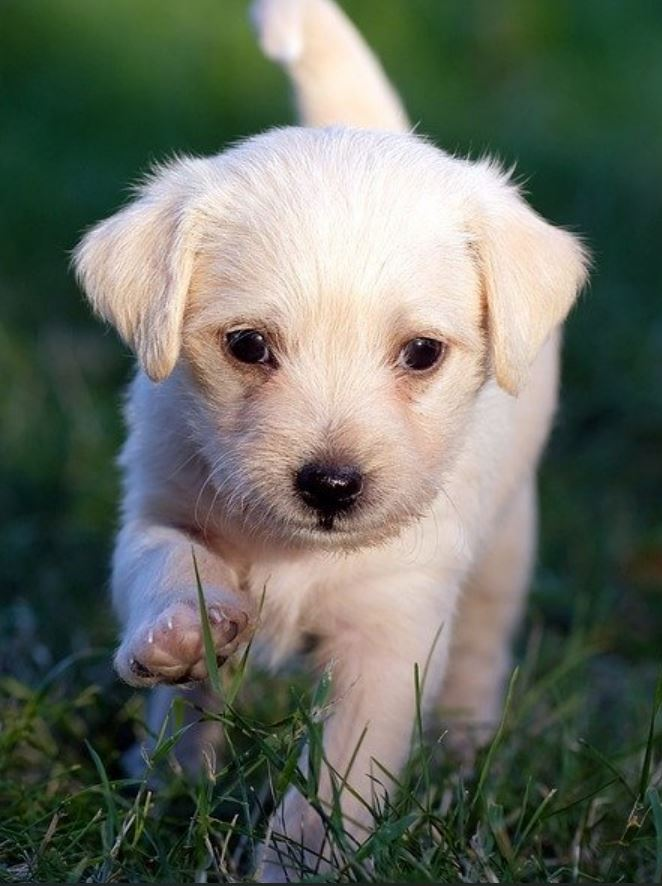
#> input picture learn/Markov/1.JPG, 662 x 886 px, found by its file name
$ python MRF-seg-img.py
#> lines starting #> are read from the running program, lines starting #| are printed output that depends on the picture; after the words box and inside, x2 and y2 are one past the last pixel; in counts of white or black regions, pixels touching at a corner belong together
import cv2
import numpy as np

img = cv2.imread('1.jpg') # 加载图像(H,W,C)
#> img is the input picture: shape (886, 662, 3); mean B, G, R 96.8, 108.2, 102.1

gray = cv2.cvtColor(img, cv2.COLOR_BGR2GRAY)  # 将图片二值化，彩色图片该方法无法做分割
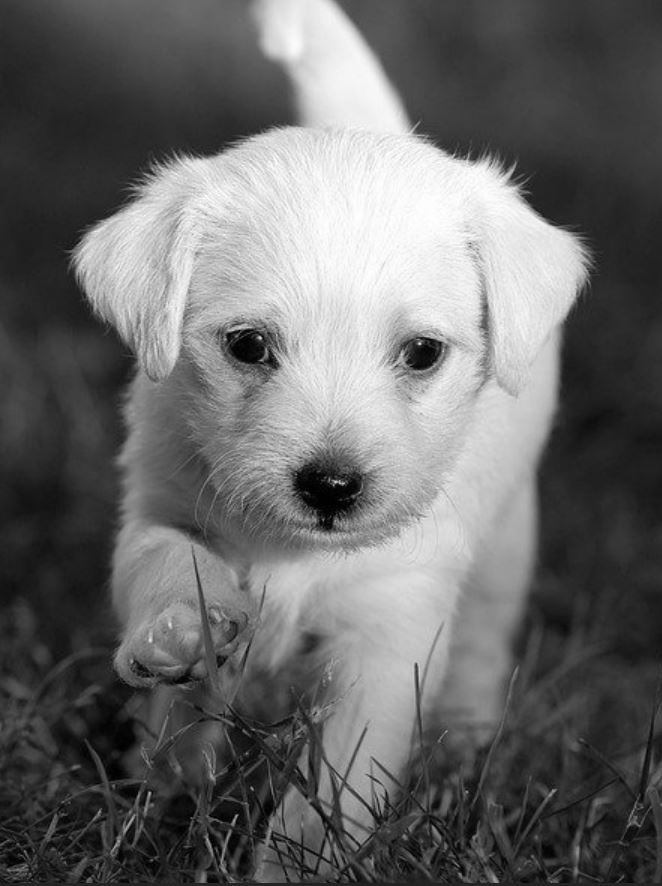
#> gray: shape (886, 662); min 0, max 255, mean 105.1
img = gray

img_double = np.array(img, dtype=np.float64)
cluster_num = 2

max_iter = 20

#为图像各个像素打上随机标签（1/2）
label = np.random.randint(1, cluster_num + 1, size=img_double.shape)

iter = 0

#八个方向向量表示
f_u = np.array([0, 1, 0, 0, 0, 0, 0, 0, 0]).reshape(3, 3)
f_d = np.array([0, 0, 0, 0, 0, 0, 0, 1, 0]).reshape(3, 3)
f_l = np.array([0, 0, 0, 1, 0, 0, 0, 0, 0]).reshape(3, 3)
f_r = np.array([0, 0, 0, 0, 0, 1, 0, 0, 0]).reshape(3, 3)
f_ul = np.array([1, 0, 0, 0, 0, 0, 0, 0, 0]).reshape(3, 3)
f_ur = np.array([0, 0, 1, 0, 0, 0, 0, 0, 0]).reshape(3, 3)
f_dl = np.array([0, 0, 0, 0, 0, 0, 1, 0, 0]).reshape(3, 3)
f_dr = np.array([0, 0, 0, 0, 0, 0, 0, 0, 1]).reshape(3, 3)

while iter < max_iter:
    iter = iter + 1
    print(iter)
    #用卷积操作，分别获取八个方向的像素标签，卷积核3*3
    label_u = cv2.filter2D(np.array(label, dtype=np.uint8), -1, f_u)
    label_d = cv2.filter2D(np.array(label, dtype=np.uint8), -1, f_d)
    label_l = cv2.filter2D(np.array(label, dtype=np.uint8), -1, f_l)
    label_r = cv2.filter2D(np.array(label, dtype=np.uint8), -1, f_r)
    label_ul = cv2.filter2D(np.array(label, dtype=np.uint8), -1, f_ul)
    label_ur = cv2.filter2D(np.array(label, dtype=np.uint8), -1, f_ur)
    label_dl = cv2.filter2D(np.array(label, dtype=np.uint8), -1, f_dl)
    label_dr = cv2.filter2D(np.array(label, dtype=np.uint8), -1, f_dr)
    m, n = label.shape
    p_c = np.zeros((cluster_num, m, n))

    #计算像素点8领域标签相对于每一类的相同个数
    for i in range(cluster_num):
        label_i = (i + 1) * np.ones((m, n))
        u_T = 1 * np.logical_not(label_i - label_u)
        d_T = 1 * np.logical_not(label_i - label_d)
        l_T = 1 * np.logical_not(label_i - label_l)
        r_T = 1 * np.logical_not(label_i - label_r)
        ul_T = 1 * np.logical_not(label_i - label_ul)
        ur_T = 1 * np.logical_not(label_i - label_ur)
        dl_T = 1 * np.logical_not(label_i - label_dl)
        dr_T = 1 * np.logical_not(label_i - label_dr)
        temp = u_T + d_T + l_T + r_T + ul_T + ur_T + dl_T + dr_T
        #综合八个方向的label，像素是第i类的概率
        p_c[i, :] = (1.0 / 8) * temp

    p_c[p_c == 0] = 0.001

    #计算似然函数
    mu = np.zeros((1, cluster_num))
    sigma = np.zeros((1, cluster_num))
    for i in range(cluster_num):
        index = np.where(label == (i + 1))
        data_c = img[index]
        mu[0, i] = np.mean(data_c)
        sigma[0, i] = np.var(data_c)

    p_sc = np.zeros((cluster_num, m, n))
    one_a = np.ones((m, n))

    for j in range(cluster_num):
        MU = mu[0, j] * one_a
        # 高斯分布概率密度
        p_sc[j, :] = (1.0 / np.sqrt(2 * np.pi * sigma[0, j])) * np.exp(-1. * ((img - MU) ** 2) / (2 * sigma[0, j]))

    X_out = np.log(p_c) + np.log(p_sc)
    label_c = X_out.reshape(cluster_num, m * n)
    label_c_t = label_c.T
    label_m = np.argmax(label_c_t, axis=1)
    label_m = label_m + np.ones(label_m.shape)  # 由于上一步返回的是index下标，与label其实就差1，因此加上一个ones矩阵即可
    label = label_m.reshape(m, n)
#> after the loop, iter = 20

label = label - np.ones(label.shape)  # 为了出现0
lable_w = 255 * label  # 此处做法只能显示两类，一类用0表示另一类用255表示

cv2.imwrite('label.jpg', lable_w)
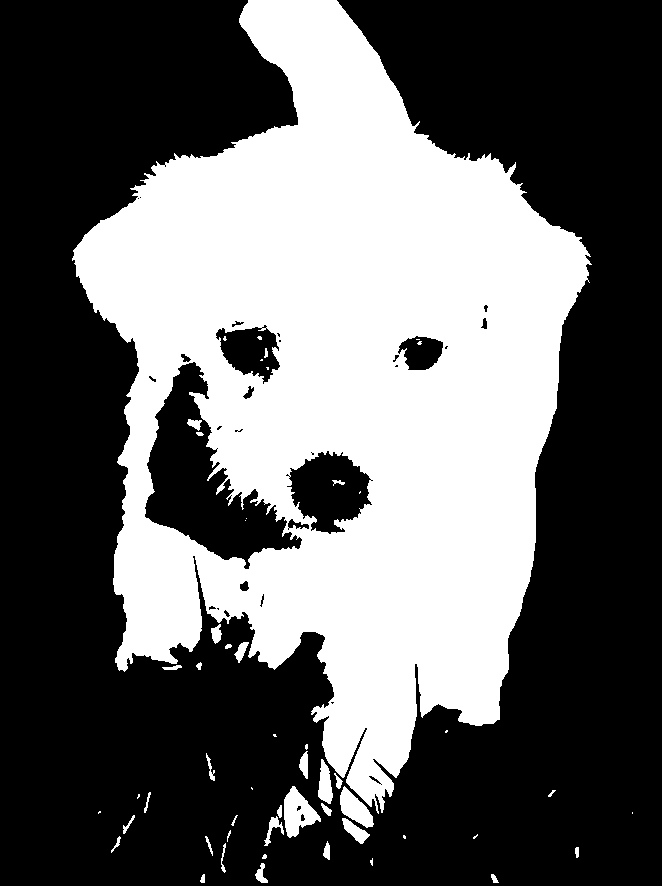
#> saved as label.jpg: shape (886, 662); 39.1% white; 53 white regions (20 under 20 px), largest, box (x1, y1, x2, y2) and area: (72, 0, 592, 814) 224993, (284, 786, 321, 838) 1042, (340, 786, 374, 828) 729
